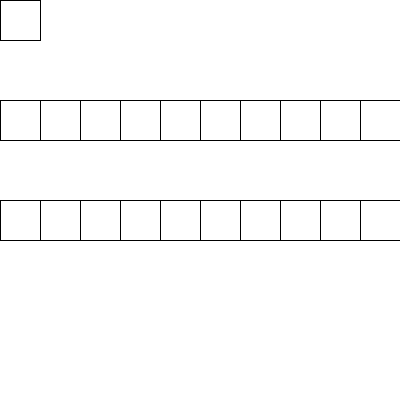
Frame 1 (no input)
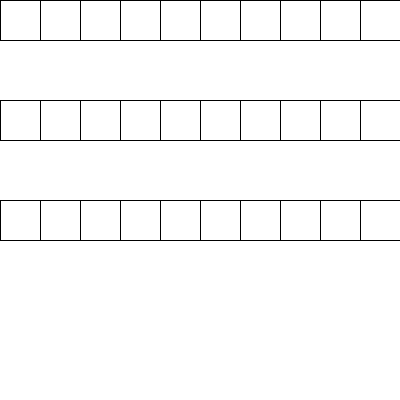
Frame 60 (the mouse pressed at the canvas centre just before this capture)
Frame 120 (the mouse held since frame 60 and released just before this capture): identical to frame 60, image omitted

The Processing sketch that drew these frames (run headless with seeded random() and noise(); from frame 60 on, the mouse is pressed at the canvas centre):

// Processing sketch: forOtro
// ── forOtro.pde
int cant = 10;
int px;
int tam;
void setup() {
  size(400, 400);
  tam = width/cant;
  background(255);
}
void draw() {
  if (px<width) {
    rect(px, 0, tam, tam);
    px += tam;
  }

//-- dos maneras diferentes de resolver lo mismo --//

  for (int px=0; px<width; px+= tam) {
    rect(px, 100, tam, tam);
  }

  for (int px=0; px<cant; px++) {
    rect(px*tam, 200, tam, tam);
  }
}
